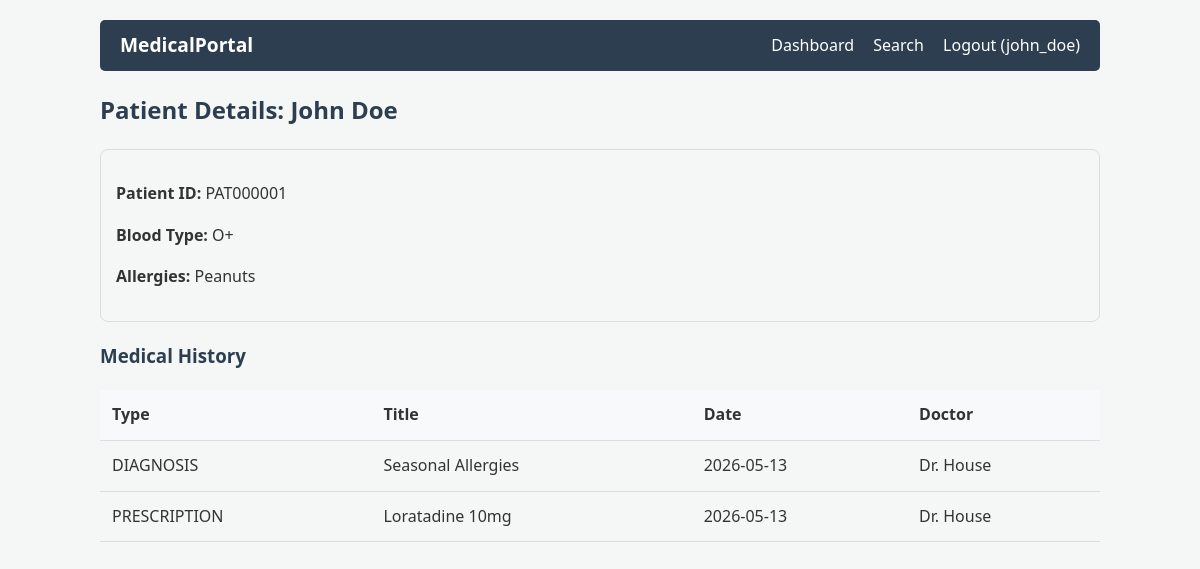
/patient/PAT000001/ (signed in), run on the app's committed database.
### src/pages/models.py (models this page shows, shortened)
class Patient(models.Model):
    user = models.OneToOneField(User, on_delete=models.CASCADE)
    patient_id = models.CharField(max_length=10, unique=True)
    date_of_birth = models.DateField()
    blood_type = models.CharField(max_length=5)
    allergies = models.TextField(blank=True)

class MedicalRecord(models.Model):
    RECORD_TYPES = [
        ("DIAGNOSIS", "Diagnosis"),
        ("PRESCRIPTION", "Prescription"),
        ("LAB", "Lab Result"),
        ("IMAGING", "Imaging"),
    ]
    patient = models.ForeignKey(
        Patient, on_delete=models.CASCADE, related_name="records"
    )
    record_type = models.CharField(max_length=20, choices=RECORD_TYPES)
    title = models.CharField(max_length=200)
    description = models.TextField()
    date_created = models.DateTimeField(auto_now_add=True)
    doctor_name = models.CharField(max_length=100)
    notes = models.TextField(blank=True)

### src/pages/views.py (the view)
# urls.py: path("patient/<str:patient_id>/", view_patient_data, name="patient_data"),
@login_required
def view_patient_data(request, patient_id):
    patient = get_object_or_404(Patient, patient_id=patient_id)
    records = MedicalRecord.objects.filter(patient=patient)
    return render(
        request,
        "patient_data.html",
        {
            "patient": patient,
            "records": records,
        },
    )

### src/templates/patient_data.html
{% extends 'base.html' %} {% block content %}
<h2>Patient Details: {{ patient.user.get_full_name }}</h2>
<div class="card">
    <p><strong>Patient ID:</strong> {{ patient.patient_id }}</p>
    <p><strong>Blood Type:</strong> {{ patient.blood_type }}</p>
    <p><strong>Allergies:</strong> {{ patient.allergies }}</p>
</div>
<h3>Medical History</h3>
{% if records %}
<table>
    <thead>
        <tr>
            <th>Type</th>
            <th>Title</th>
            <th>Date</th>
            <th>Doctor</th>
        </tr>
    </thead>
    <tbody>
        {% for record in records %}
        <tr>
            <td>{{ record.record_type }}</td>
            <td>{{ record.title }}</td>
            <td>{{ record.date_created|date:"Y-m-d" }}</td>
            <td>{{ record.doctor_name }}</td>
        </tr>
        {% endfor %}
    </tbody>
</table>
{% else %}
<p>No records available.</p>
{% endif %} {% endblock %}

### src/templates/base.html (shortened to what this page needs)
<!doctype html>
<html lang="en">
    <head>
    </head>
    <body>
        <nav>
            <a
                href="{% url 'home' %}"
                style="font-weight: bold; margin-left: 0; font-size: 1.2em"
                >MedicalPortal</a
            >
            <div>
                {% if user.is_authenticated %}
                <a href="{% url 'dashboard' %}">Dashboard</a>
                <a href="{% url 'search_records' %}">Search</a>
                <a href="{% url 'logout' %}">Logout ({{ user.username }})</a>
                {% else %}
                <a href="{% url 'login' %}">Login</a>
                <a href="{% url 'register' %}">Register</a>
                {% endif %}
            </div>
        </nav>
        <div>{% block content %} {% endblock %}</div>
    </body>
</html>

### src/templates/base.html (style rules this page uses)
body { font-family: "Segoe UI", Tahoma, Geneva, Verdana, sans-serif; line-height: 1.6; color: #333; max-width: 1000px; margin: 0 auto; padding: 20px; background-color: #f4f7f6; }
nav { background: #2c3e50; color: #fff; padding: 10px 20px; display: flex; justify-content: space-between; align-items: center; border-radius: 5px; margin-bottom: 20px; }
nav a { color: #fff; text-decoration: none; margin-left: 15px; }
h1, h2, h3 { color: #2c3e50; }
table { width: 100%; border-collapse: collapse; margin-top: 20px; }
th, td { text-align: left; padding: 12px; border-bottom: 1px solid #ddd; }
th { background-color: #f8f9fa; }
.card { border: 1px solid #ddd; border-radius: 8px; padding: 15px; margin-bottom: 15px; }

### data on the page
Patient: user.get_full_name "John Doe", patient_id "PAT000001", blood_type "O+", allergies "Peanuts"
MedicalRecord: record_type "DIAGNOSIS", title "Seasonal Allergies", date_created "2026-05-13", doctor_name "Dr. House"
MedicalRecord: record_type "PRESCRIPTION", title "Loratadine 10mg", date_created "2026-05-13", doctor_name "Dr. House"

### other printed values
{{ user.username }} "john_doe"
